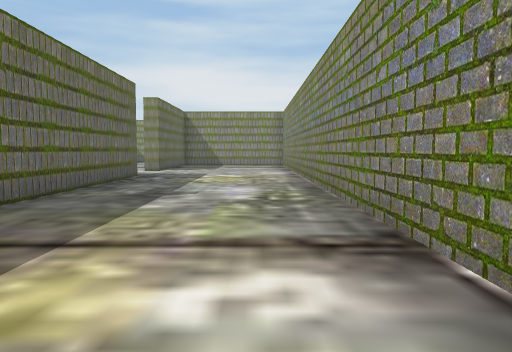
[1] (above)

24 first-person views from a walk through a scene from a Unity 3-D project. The camera is 1.4 m above the floor, tilts 4° down and sees 70° across. The floor is counted in squares, 2 m on a side. Each view is taken from the middle of a square. On the plan, view 1 faces up. The plan holds only what a view shows up to about 11 squares ahead; the rest is blank. The place goes on beyond the plan. The player is left out. Some animated figures are not drawn. Door leaves are left out, so doorways stand open. Some surface patterns are stand-ins.

[2]
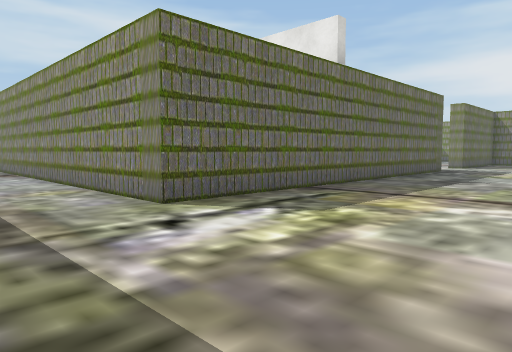

[3]
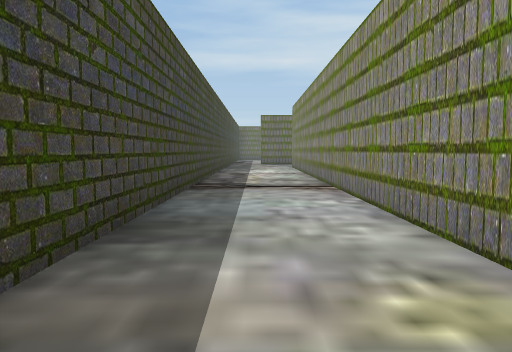

[4]
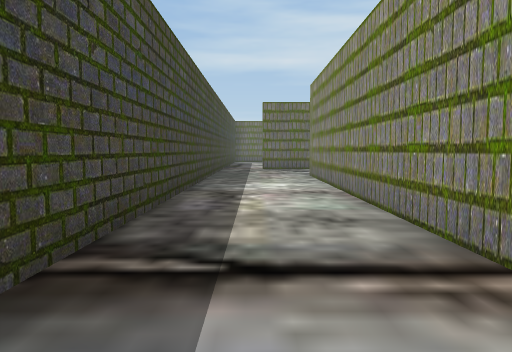

[5]
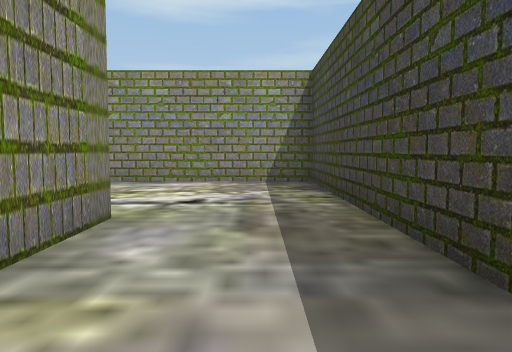

[6]
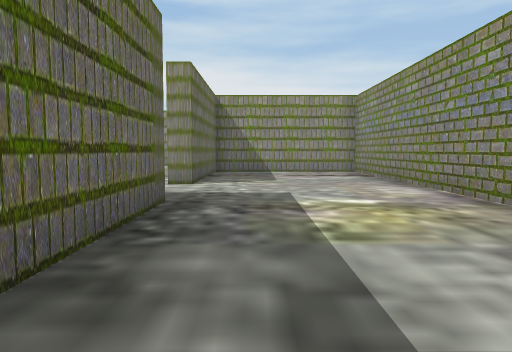

[7]
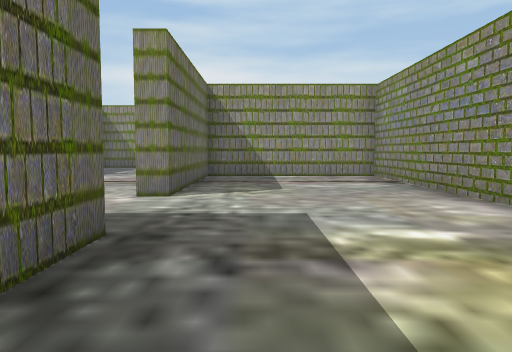

[8]
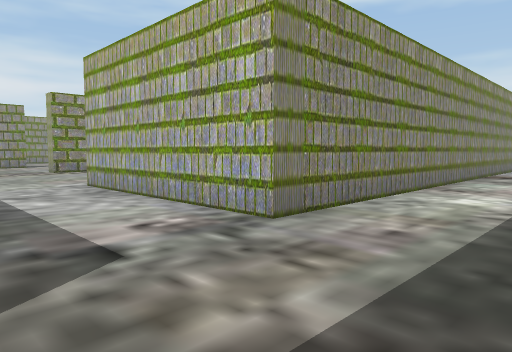

[9]
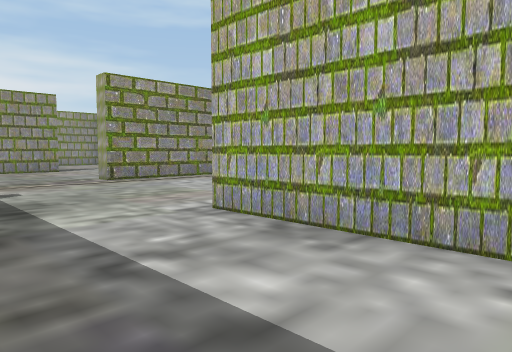

[10]
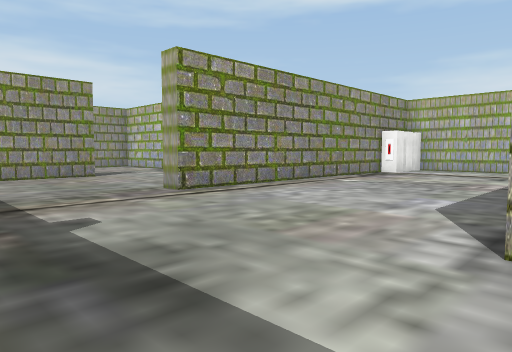

[11]
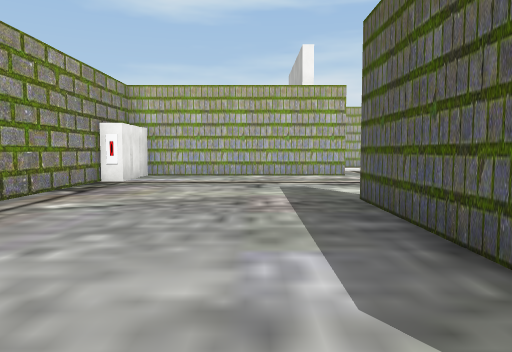

[12]
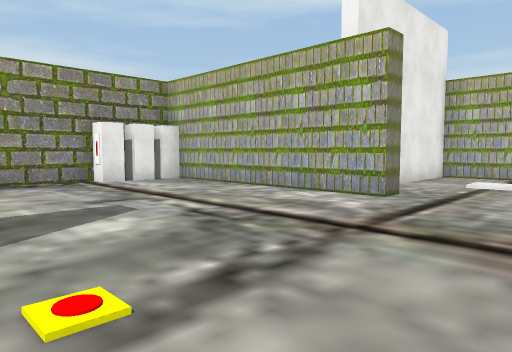

[13]
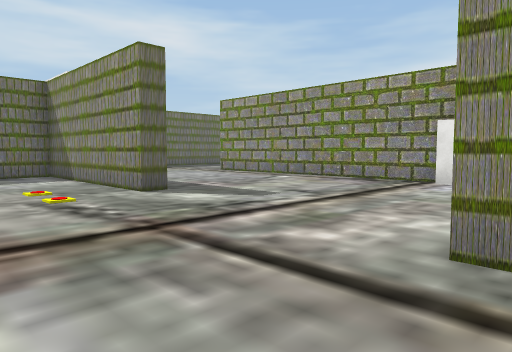

[14]
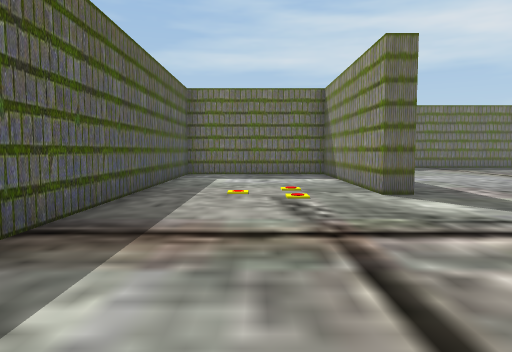

[15]
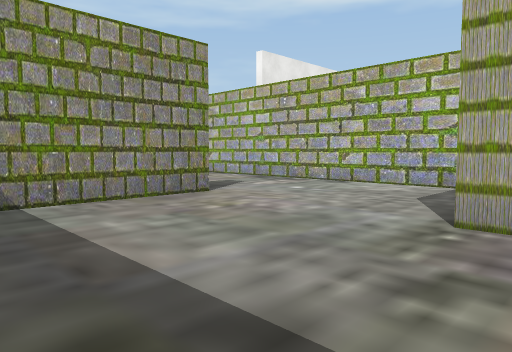

[16]
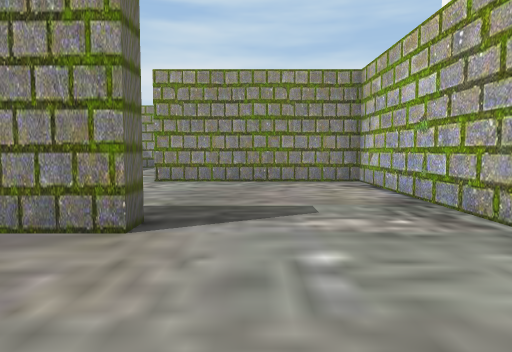

[17]
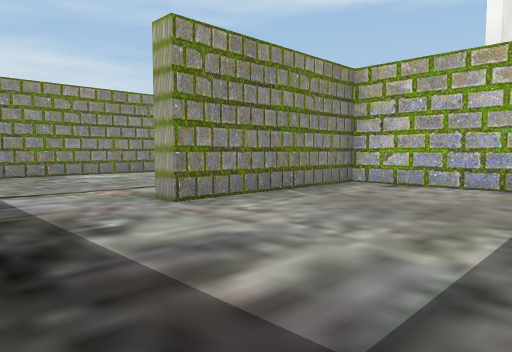

[18]
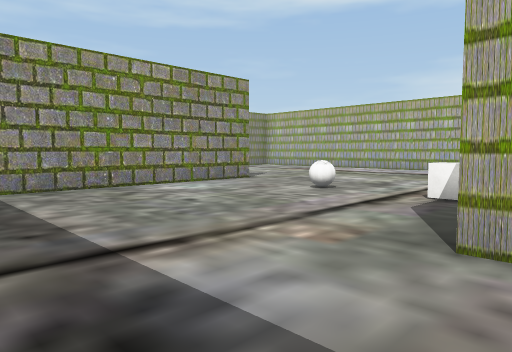

[19]
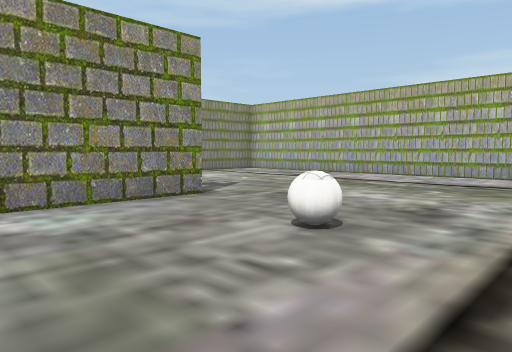

[20]
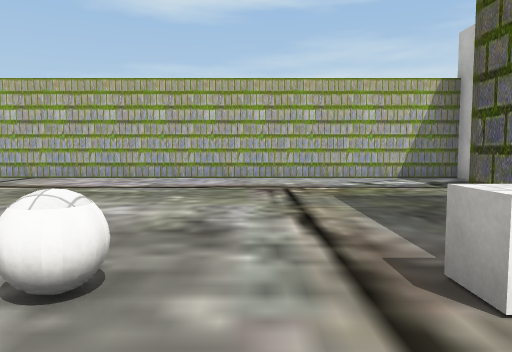

[21]
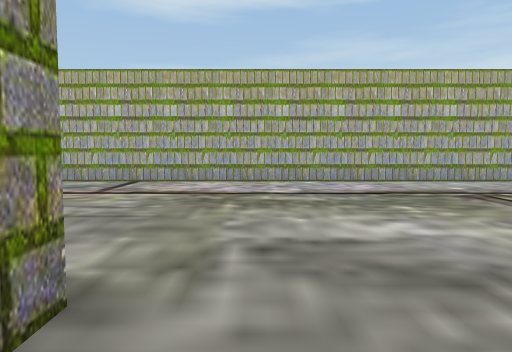

[22]
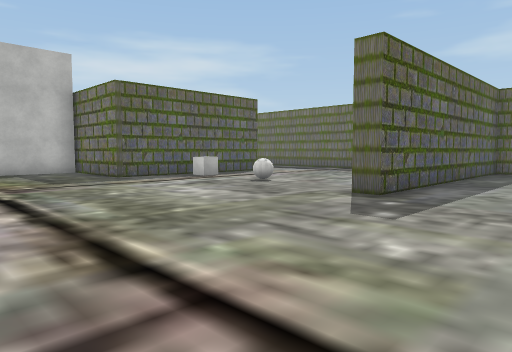

[23]
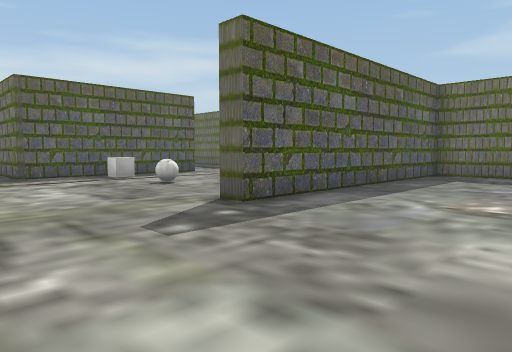

[24]
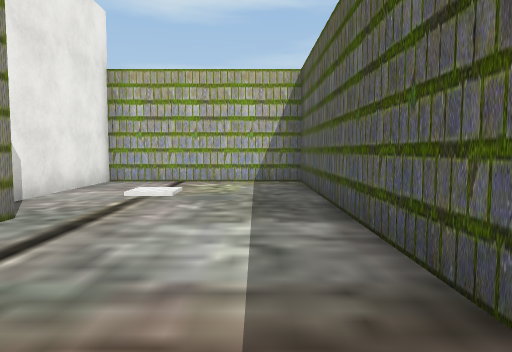

### Floor plan
Points are (right, up) in squares from view 1. A wall is a line through its corners. A room is listed if a view was taken in it or the views show most of it. See-through windows are left out.
Room 1 (views 1, 2, 3, 4, 5, 6, 7, 8, 9, 10, 11, 12, 13, 14, 15, 16, 17, 18, 19, 20, 21, 22, 23, 24)
walls: (-14.6, 11.1) (-14.6, 19.3) (-19.3, 19.3) (-19.3, 19.9); (-18.1, 14.6) (-18.1, 14) (-21.1, 14); (-13.5, 16.9) (-12.1, 16.9); (-9.9, 9.5) (-18.4, 9.5) (-18.4, 10.1); (-9.4, 16.9) (-8.7, 16.9) (-8.7, 29.4); (-17, 4.5) (-13.7, 4.5) (-13.7, 4) (-18.7, 4) (-18.7, 0) (-3.7, 0) (-3.7, 4.3) (-7.1, 4.3); (-17.4, 19.8) (-14.2, 19.8) (-14.2, 17.5); (-8.1, 3.5) (-8.7, 3.5) (-8.7, 8.2); (-3.2, 10) (-3.2, -0.5) (-19.3, -0.5) (-19.3, 4.5); (-20, -3.2) (1.3, -3.2) (1.3, 17) (-3.2, 17) (-3.2, 12.5) (-3.9, 12.5); (-22.5, 26.4) (-15.4, 26.4) (-15.4, 25.8) (-20.9, 25.8)
ways out: opening at (-4.7, 12)
objects: cube (-16, 21); ball (-16, 23); other object (-15, 3); other object (-14, 2); other object (-13, 3); other object (-10, 9); other object (-9, 9)

Positions as (right, up) in squares from view 1, and headings:
1: (0, 0), facing up
2: (1, -3), facing up-left
3: (-4, -2), facing left
4: (-9, -2), facing left
5: (-7, -2), facing right
6: (-2, 5), facing up
7: (-2, 7), facing up
8: (-22, -3), facing up-right
9: (-22, 1), facing up-right
10: (-22, 4), facing up-right
11: (-19, 6), facing right
12: (-14, 1), facing up-right
13: (-8, 1), facing up-left
14: (-8, 2), facing left
15: (-22, 9), facing up-right
16: (-17, 11), facing up
17: (-22, 15), facing up-right
18: (-22, 19), facing up-right
19: (-19, 21), facing up-right
20: (-18, 22), facing right
21: (-17, 25), facing right
22: (-10, 29), facing down-left
23: (-12, 30), facing down-left
24: (-12, 1), facing right
